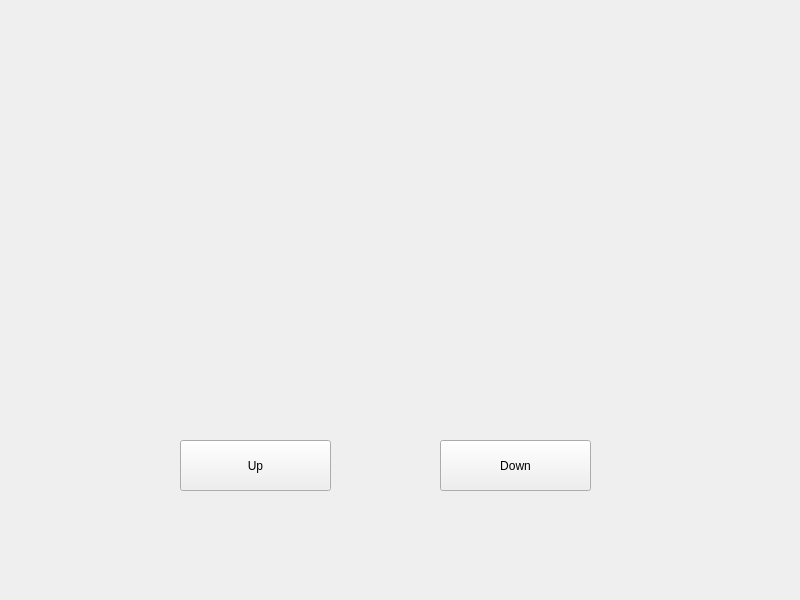
<?xml version="1.0" encoding="UTF-8"?>
<ui version="4.0">
 <class>Widget</class>
 <widget class="QWidget" name="Widget">
  <property name="geometry">
   <rect>
    <x>0</x>
    <y>0</y>
    <width>800</width>
    <height>600</height>
   </rect>
  </property>
  <property name="windowTitle">
   <string>Widget</string>
  </property>
  <widget class="QPushButton" name="pushButton">
   <property name="geometry">
    <rect>
     <x>180</x>
     <y>440</y>
     <width>151</width>
     <height>51</height>
    </rect>
   </property>
   <property name="text">
    <string>Up</string>
   </property>
  </widget>
  <widget class="QPushButton" name="pushButton_2">
   <property name="geometry">
    <rect>
     <x>440</x>
     <y>440</y>
     <width>151</width>
     <height>51</height>
    </rect>
   </property>
   <property name="text">
    <string>Down</string>
   </property>
  </widget>
 </widget>
 <resources/>
 <connections/>
</ui>
